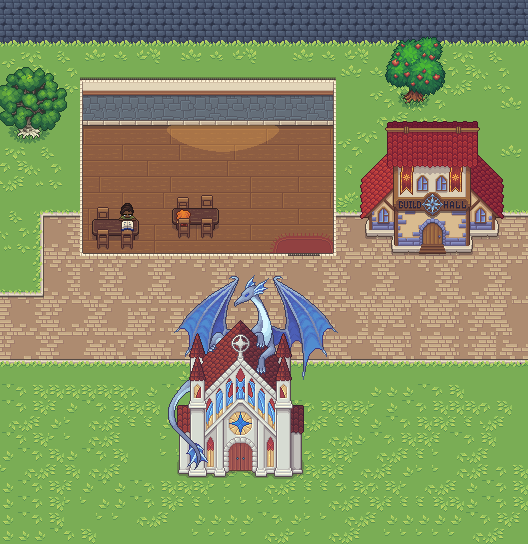

The image is a tile-based game level rendered from a .tmx file. Its description and source (layers, tilesets, objects; grid data summarised) follow:
An orthogonal 33x34 tile map with 16x16 px tiles, 13 tile layers (Floor, Tile Layer 6, Windows, Objects1, ...), 19 tilesets and 37 objects (16x Counter, 6x CollisionBox, 4x ChoppingStation, 2x Stove, Player, ...).

<map version="1.10" tiledversion="1.11.2" orientation="orthogonal" renderorder="right-down" width="33" height="34" tilewidth="16" tileheight="16" infinite="0" nextlayerid="34" nextobjectid="81">
 <tileset firstgid="1" name="walls_floor" tilewidth="16" tileheight="16" tilecount="176" columns="11">
  <image source="Tiled_files/walls_floor.png" width="176" height="256" />
 </tileset>
 <tileset firstgid="177" name="Interior" tilewidth="16" tileheight="16" tilecount="378" columns="14">
  <image source="Tiled_files/Interior.png" width="224" height="432" />
 </tileset>
 <tileset firstgid="555" name="Doors_windows_animation" tilewidth="16" tileheight="16" tilecount="204" columns="17">
  <image source="Tiled_files/Doors_windows_animation.png" width="272" height="192" />
  <tile id="0">
   <animation>
    <frame tileid="0" duration="600" />
    <frame tileid="34" duration="150" />
    <frame tileid="68" duration="150" />
    <frame tileid="102" duration="600" />
    <frame tileid="136" duration="150" />
    <frame tileid="170" duration="150" />
   </animation>
  </tile>
  <tile id="1">
   <animation>
    <frame tileid="1" duration="600" />
    <frame tileid="35" duration="150" />
    <frame tileid="69" duration="150" />
    <frame tileid="103" duration="600" />
    <frame tileid="137" duration="150" />
    <frame tileid="171" duration="150" />
   </animation>
  </tile>
  <tile id="2">
   <animation>
    <frame tileid="2" duration="600" />
    <frame tileid="36" duration="150" />
    <frame tileid="70" duration="150" />
    <frame tileid="104" duration="600" />
    <frame tileid="138" duration="150" />
    <frame tileid="172" duration="150" />
   </animation>
  </tile>
  <tile id="3">
   <animation>
    <frame tileid="3" duration="600" />
    <frame tileid="37" duration="150" />
    <frame tileid="71" duration="150" />
    <frame tileid="105" duration="600" />
    <frame tileid="139" duration="150" />
    <frame tileid="173" duration="150" />
   </animation>
  </tile>
  <tile id="4">
   <animation>
    <frame tileid="4" duration="600" />
    <frame tileid="38" duration="150" />
    <frame tileid="72" duration="150" />
    <frame tileid="106" duration="600" />
    <frame tileid="140" duration="150" />
    <frame tileid="174" duration="150" />
   </animation>
  </tile>
  <tile id="5">
   <animation>
    <frame tileid="5" duration="600" />
    <frame tileid="39" duration="150" />
    <frame tileid="73" duration="150" />
    <frame tileid="107" duration="600" />
    <frame tileid="141" duration="150" />
    <frame tileid="175" duration="150" />
   </animation>
  </tile>
  <tile id="6">
   <animation>
    <frame tileid="6" duration="600" />
    <frame tileid="40" duration="150" />
    <frame tileid="74" duration="150" />
    <frame tileid="108" duration="600" />
    <frame tileid="142" duration="150" />
    <frame tileid="176" duration="150" />
   </animation>
  </tile>
  <tile id="7">
   <animation>
    <frame tileid="7" duration="600" />
    <frame tileid="41" duration="150" />
    <frame tileid="75" duration="150" />
    <frame tileid="109" duration="600" />
    <frame tileid="143" duration="150" />
    <frame tileid="177" duration="150" />
   </animation>
  </tile>
  <tile id="8">
   <animation>
    <frame tileid="8" duration="600" />
    <frame tileid="42" duration="150" />
    <frame tileid="76" duration="150" />
    <frame tileid="110" duration="600" />
    <frame tileid="144" duration="150" />
    <frame tileid="178" duration="150" />
   </animation>
  </tile>
  <tile id="9">
   <animation>
    <frame tileid="9" duration="600" />
    <frame tileid="43" duration="150" />
    <frame tileid="77" duration="150" />
    <frame tileid="111" duration="600" />
    <frame tileid="145" duration="150" />
    <frame tileid="179" duration="150" />
   </animation>
  </tile>
  <tile id="10">
   <animation>
    <frame tileid="10" duration="600" />
    <frame tileid="44" duration="150" />
    <frame tileid="78" duration="150" />
    <frame tileid="112" duration="600" />
    <frame tileid="146" duration="150" />
    <frame tileid="180" duration="150" />
   </animation>
  </tile>
  <tile id="11">
   <animation>
    <frame tileid="11" duration="600" />
    <frame tileid="45" duration="150" />
    <frame tileid="79" duration="150" />
    <frame tileid="113" duration="600" />
    <frame tileid="147" duration="150" />
    <frame tileid="181" duration="150" />
   </animation>
  </tile>
  <tile id="12">
   <animation>
    <frame tileid="12" duration="600" />
    <frame tileid="46" duration="150" />
    <frame tileid="80" duration="150" />
    <frame tileid="114" duration="600" />
    <frame tileid="148" duration="150" />
    <frame tileid="182" duration="150" />
   </animation>
  </tile>
  <tile id="13">
   <animation>
    <frame tileid="13" duration="600" />
    <frame tileid="47" duration="150" />
    <frame tileid="81" duration="150" />
    <frame tileid="115" duration="600" />
    <frame tileid="149" duration="150" />
    <frame tileid="183" duration="150" />
   </animation>
  </tile>
  <tile id="14">
   <animation>
    <frame tileid="14" duration="600" />
    <frame tileid="48" duration="150" />
    <frame tileid="82" duration="150" />
    <frame tileid="116" duration="600" />
    <frame tileid="150" duration="150" />
    <frame tileid="184" duration="150" />
   </animation>
  </tile>
  <tile id="15">
   <animation>
    <frame tileid="15" duration="600" />
    <frame tileid="49" duration="150" />
    <frame tileid="83" duration="150" />
    <frame tileid="117" duration="600" />
    <frame tileid="151" duration="150" />
    <frame tileid="185" duration="150" />
   </animation>
  </tile>
  <tile id="16">
   <animation>
    <frame tileid="16" duration="600" />
    <frame tileid="50" duration="150" />
    <frame tileid="84" duration="150" />
    <frame tileid="118" duration="600" />
    <frame tileid="152" duration="150" />
    <frame tileid="186" duration="150" />
   </animation>
  </tile>
  <tile id="17">
   <animation>
    <frame tileid="17" duration="600" />
    <frame tileid="51" duration="150" />
    <frame tileid="85" duration="150" />
    <frame tileid="119" duration="600" />
    <frame tileid="153" duration="150" />
    <frame tileid="187" duration="150" />
   </animation>
  </tile>
  <tile id="18">
   <animation>
    <frame tileid="18" duration="600" />
    <frame tileid="52" duration="150" />
    <frame tileid="86" duration="150" />
    <frame tileid="120" duration="600" />
    <frame tileid="154" duration="150" />
    <frame tileid="188" duration="150" />
   </animation>
  </tile>
  <tile id="19">
   <animation>
    <frame tileid="19" duration="600" />
    <frame tileid="53" duration="150" />
    <frame tileid="87" duration="150" />
    <frame tileid="121" duration="600" />
    <frame tileid="155" duration="150" />
    <frame tileid="189" duration="150" />
   </animation>
  </tile>
  <tile id="20">
   <animation>
    <frame tileid="20" duration="600" />
    <frame tileid="54" duration="150" />
    <frame tileid="88" duration="150" />
    <frame tileid="122" duration="600" />
    <frame tileid="156" duration="150" />
    <frame tileid="190" duration="150" />
   </animation>
  </tile>
  <tile id="21">
   <animation>
    <frame tileid="21" duration="600" />
    <frame tileid="55" duration="150" />
    <frame tileid="89" duration="150" />
    <frame tileid="123" duration="600" />
    <frame tileid="157" duration="150" />
    <frame tileid="191" duration="150" />
   </animation>
  </tile>
  <tile id="22">
   <animation>
    <frame tileid="22" duration="600" />
    <frame tileid="56" duration="150" />
    <frame tileid="90" duration="150" />
    <frame tileid="124" duration="600" />
    <frame tileid="158" duration="150" />
    <frame tileid="192" duration="150" />
   </animation>
  </tile>
  <tile id="23">
   <animation>
    <frame tileid="23" duration="600" />
    <frame tileid="57" duration="150" />
    <frame tileid="91" duration="150" />
    <frame tileid="125" duration="600" />
    <frame tileid="159" duration="150" />
    <frame tileid="193" duration="150" />
   </animation>
  </tile>
  <tile id="24">
   <animation>
    <frame tileid="24" duration="600" />
    <frame tileid="58" duration="150" />
    <frame tileid="92" duration="150" />
    <frame tileid="126" duration="600" />
    <frame tileid="160" duration="150" />
    <frame tileid="194" duration="150" />
   </animation>
  </tile>
  <tile id="25">
   <animation>
    <frame tileid="25" duration="600" />
    <frame tileid="59" duration="150" />
    <frame tileid="93" duration="150" />
    <frame tileid="127" duration="600" />
    <frame tileid="161" duration="150" />
    <frame tileid="195" duration="150" />
   </animation>
  </tile>
  <tile id="26">
   <animation>
    <frame tileid="26" duration="600" />
    <frame tileid="60" duration="150" />
    <frame tileid="94" duration="150" />
    <frame tileid="128" duration="600" />
    <frame tileid="162" duration="150" />
    <frame tileid="196" duration="150" />
   </animation>
  </tile>
  <tile id="27">
   <animation>
    <frame tileid="27" duration="600" />
    <frame tileid="61" duration="150" />
    <frame tileid="95" duration="150" />
    <frame tileid="129" duration="600" />
    <frame tileid="163" duration="150" />
    <frame tileid="197" duration="150" />
   </animation>
  </tile>
  <tile id="28">
   <animation>
    <frame tileid="28" duration="600" />
    <frame tileid="62" duration="150" />
    <frame tileid="96" duration="150" />
    <frame tileid="130" duration="600" />
    <frame tileid="164" duration="150" />
    <frame tileid="198" duration="150" />
   </animation>
  </tile>
  <tile id="29">
   <animation>
    <frame tileid="29" duration="600" />
    <frame tileid="63" duration="150" />
    <frame tileid="97" duration="150" />
    <frame tileid="131" duration="600" />
    <frame tileid="165" duration="150" />
    <frame tileid="199" duration="150" />
   </animation>
  </tile>
  <tile id="30">
   <animation>
    <frame tileid="30" duration="600" />
    <frame tileid="64" duration="150" />
    <frame tileid="98" duration="150" />
    <frame tileid="132" duration="600" />
    <frame tileid="166" duration="150" />
    <frame tileid="200" duration="150" />
   </animation>
  </tile>
  <tile id="31">
   <animation>
    <frame tileid="31" duration="600" />
    <frame tileid="65" duration="150" />
    <frame tileid="99" duration="150" />
    <frame tileid="133" duration="600" />
    <frame tileid="167" duration="150" />
    <frame tileid="201" duration="150" />
   </animation>
  </tile>
  <tile id="32">
   <animation>
    <frame tileid="32" duration="600" />
    <frame tileid="66" duration="150" />
    <frame tileid="100" duration="150" />
    <frame tileid="134" duration="600" />
    <frame tileid="168" duration="150" />
    <frame tileid="202" duration="150" />
   </animation>
  </tile>
  <tile id="33">
   <animation>
    <frame tileid="33" duration="600" />
    <frame tileid="67" duration="150" />
    <frame tileid="101" duration="150" />
    <frame tileid="135" duration="600" />
    <frame tileid="169" duration="150" />
    <frame tileid="203" duration="150" />
   </animation>
  </tile>
 </tileset>
 <tileset firstgid="759" source="Light_animation.tsx" />
 <tileset firstgid="903" source="Walls_interior1.tsx" />
 <tileset firstgid="1095" source="Interior_objects.tsx" />
 <tileset firstgid="1671" source="Reader2.tsx" />
 <tileset firstgid="1675" source="Reader1.tsx" />
 <tileset firstgid="1741" source="Walls_street.tsx" />
 <tileset firstgid="2119" source="Decorative_cracks.tsx" />
 <tileset firstgid="2404" source="Exterior.tsx" />
 <tileset firstgid="2656" source="Flags_animation.tsx" />
 <tileset firstgid="2872" source="Exterior1.tsx" />
 <tileset firstgid="3176" source="Dragon_body.tsx" />
 <tileset firstgid="3200" source="Dragon_head.tsx" />
 <tileset firstgid="3320" source="Dragon_tail.tsx" />
 <tileset firstgid="4545" source="Dragon_wing_animation.tsx" />
 <tileset firstgid="4797" source="Trees_animation.tsx" />
 <tileset firstgid="7137" source="bird_fly_animation.tsx" />
 <layer id="3" name="Floor" width="33" height="34">
  <data>[1122 cells, 183 non-empty, 8 distinct tile ids]</data>
 </layer>
 <layer id="20" name="Tile Layer 6" width="33" height="34">
  <data>[1122 cells, 16 non-empty, 6 distinct tile ids]</data>
 </layer>
 <layer id="21" name="Windows" width="33" height="34">
  <data>[1122 cells, 14 non-empty, 14 distinct tile ids]</data>
 </layer>
 <layer id="15" name="Objects1" width="33" height="34">
  <data>[1122 cells, 36 non-empty, 29 distinct tile ids]</data>
 </layer>
 <layer id="1" name="Walls" width="33" height="34">
  <data>[1122 cells, 1028 non-empty, 92 distinct tile ids]</data>
 </layer>
 <layer id="29" name="Tile Layer 9" width="33" height="34">
  <data>[1122 cells, 4 non-empty, 1 distinct tile ids]</data>
 </layer>
 <layer id="26" name="food" width="33" height="34">
  <data>[1122 cells, 171 non-empty, 116 distinct tile ids]</data>
 </layer>
 <layer id="28" name="flag" width="33" height="34">
  <data>[1122 cells, 126 non-empty, 50 distinct tile ids]</data>
 </layer>
 <layer id="27" name="Tile Layer 7" width="33" height="34">
  <data>[1122 cells, 332 non-empty, 45 distinct tile ids]</data>
 </layer>
 <layer id="32" name="dragon wing" width="33" height="34">
  <data>[1122 cells, 84 non-empty, 42 distinct tile ids]</data>
 </layer>
 <layer id="30" name="chapel" width="33" height="34">
  <data>[1122 cells, 80 non-empty, 80 distinct tile ids]</data>
 </layer>
 <layer id="31" name="dragon" width="33" height="34">
  <data>[1122 cells, 130 non-empty, 128 distinct tile ids]</data>
 </layer>
 <layer id="33" name="bird" width="33" height="34">
  <data>[1122 cells, 72 non-empty, 72 distinct tile ids]</data>
 </layer>
 <objectgroup id="24" name="CollisionBox">
  <object id="18" name="CollisionBox" type="CollisionBox" x="80.5" y="81.75" width="256" height="19" />
  <object id="19" name="CollisionBox" type="CollisionBox" x="77.75" y="130.75" width="3.75" height="129.75" />
  <object id="22" name="CollisionBox" type="CollisionBox" x="333.75" y="127.5" width="3.75" height="125" />
  <object id="23" name="CollisionBox" type="CollisionBox" x="82.25" y="253.25" width="255.5" height="6" />
  <object id="79" name="CollisionBox" type="CollisionBox" x="172.909" y="194.909" width="46" height="43.2727" />
  <object id="80" name="CollisionBox" type="CollisionBox" x="92.9091" y="208.364" width="45.4545" height="39.8182" />
 </objectgroup>
 <objectgroup id="25" name="Entities">
  <object id="15" name="Player" type="Player" x="282.583" y="144.417" width="24" height="24" />
  <object id="43" name="RubbishBin" type="RubbishBin" x="95.75" y="117.5" width="16" height="16" />
  <object id="45" name="Counter" type="Counter" x="111.75" y="117.5" width="16" height="16" />
  <object id="46" name="ChoppingStation" type="ChoppingStation" x="127.75" y="117.5" width="16" height="16" />
  <object id="47" name="ChoppingStation" type="ChoppingStation" x="143.75" y="117.5" width="16" height="16" />
  <object id="48" name="ChoppingStation" type="ChoppingStation" x="159.75" y="117.5" width="16" height="16" />
  <object id="49" name="Counter" type="Counter" x="175.75" y="117.5" width="16" height="16" />
  <object id="50" name="Stove" type="Stove" x="191.75" y="117.5" width="16" height="16" />
  <object id="51" name="Counter" type="Counter" x="207.75" y="117.5" width="16" height="16" />
  <object id="52" name="Stove" type="Stove" x="223.75" y="117.5" width="16" height="16" />
  <object id="53" name="Counter" type="Counter" x="239.75" y="117.5" width="16" height="16" />
  <object id="54" name="ChoppingStation" type="ChoppingStation" x="255.75" y="117.5" width="16" height="16" />
  <object id="55" name="LettuceBox" type="LettuceBox" x="271.75" y="117.5" width="16" height="16" />
  <object id="56" name="CheeseBox" type="CheeseBox" x="287.75" y="117.5" width="16" height="16" />
  <object id="57" name="PattyBox" type="PattyBox" x="303.75" y="117.5" width="16" height="16" />
  <object id="59" name="Counter" type="Counter" x="82.75" y="176" width="13.25" height="16" />
  <object id="60" name="CounterSubmission" type="CounterSubmission" x="96" y="176" width="16" height="16" />
  <object id="61" name="Counter" type="Counter" x="112" y="176" width="16" height="16" />
  <object id="62" name="Counter" type="Counter" x="128" y="176" width="16" height="16" />
  <object id="63" name="Counter" type="Counter" x="144" y="176" width="16" height="16" />
  <object id="64" name="Counter" type="Counter" x="160" y="176" width="16" height="16" />
  <object id="65" name="Counter" type="Counter" x="176" y="176" width="16" height="16" />
  <object id="66" name="Counter" type="Counter" x="192" y="176" width="16" height="16" />
  <object id="67" name="Counter" type="Counter" x="208" y="176" width="16" height="16" />
  <object id="70" name="Counter" type="Counter" x="256" y="176" width="16" height="16" />
  <object id="71" name="TomatoBox" type="TomatoBox" x="272" y="176" width="16" height="16" />
  <object id="72" name="BunBox" type="BunBox" x="288" y="176" width="16" height="16" />
  <object id="73" name="PlateBox" type="PlateBox" x="304" y="176" width="16" height="16" />
  <object id="74" name="Counter" type="Counter" x="320" y="176" width="12.75" height="16" />
  <object id="77" name="Counter" type="Counter" x="83" y="117.5" width="12.75" height="16" />
  <object id="78" name="Counter" type="Counter" x="319.75" y="117.5" width="13" height="16" />
 </objectgroup>
</map>
